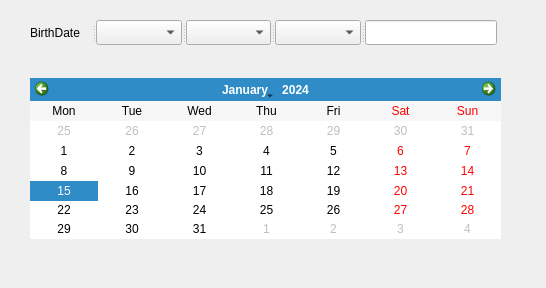
<?xml version="1.0" encoding="UTF-8"?>
<ui version="4.0">
 <class>Dialog</class>
 <widget class="QDialog" name="Dialog">
  <property name="geometry">
   <rect>
    <x>0</x>
    <y>0</y>
    <width>546</width>
    <height>288</height>
   </rect>
  </property>
  <property name="windowTitle">
   <string>Dialog</string>
  </property>
  <widget class="QCalendarWidget" name="calendarWidget">
   <property name="geometry">
    <rect>
     <x>30</x>
     <y>78</y>
     <width>471</width>
     <height>161</height>
    </rect>
   </property>
   <property name="verticalHeaderFormat">
    <enum>QCalendarWidget::NoVerticalHeader</enum>
   </property>
  </widget>
  <widget class="QSplitter" name="splitter_4">
   <property name="geometry">
    <rect>
     <x>30</x>
     <y>20</y>
     <width>467</width>
     <height>25</height>
    </rect>
   </property>
   <property name="orientation">
    <enum>Qt::Horizontal</enum>
   </property>
   <widget class="QLabel" name="label">
    <property name="text">
     <string>BirthDate</string>
    </property>
   </widget>
   <widget class="QSplitter" name="splitter_2">
    <property name="orientation">
     <enum>Qt::Horizontal</enum>
    </property>
    <widget class="QSplitter" name="splitter">
     <property name="orientation">
      <enum>Qt::Horizontal</enum>
     </property>
     <widget class="QSplitter" name="splitter_3">
      <property name="orientation">
       <enum>Qt::Horizontal</enum>
      </property>
      <widget class="QComboBox" name="cbMonth"/>
      <widget class="QComboBox" name="cbDay"/>
      <widget class="QComboBox" name="cbYear"/>
     </widget>
    </widget>
    <widget class="QLineEdit" name="lineEdit"/>
   </widget>
  </widget>
 </widget>
 <resources/>
 <connections/>
</ui>
